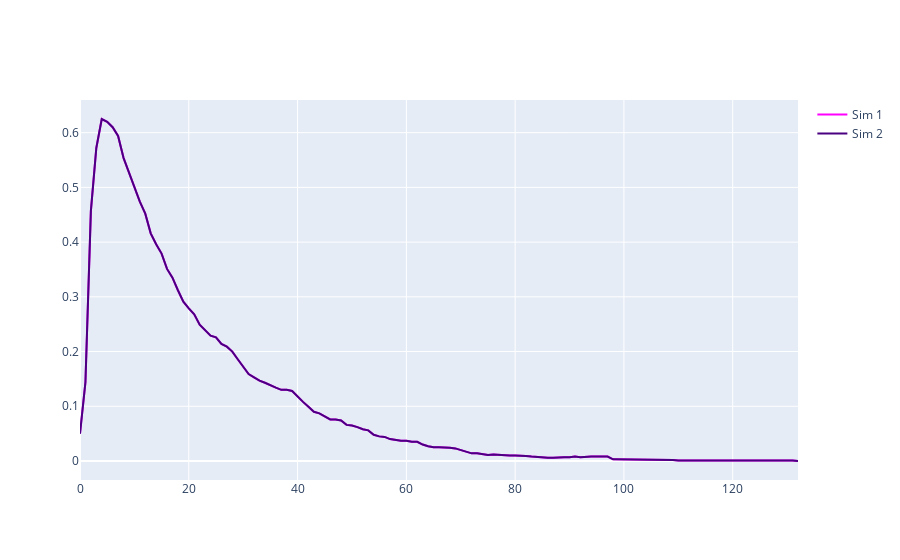

Notebook cell for this chart:
### Code cell
df_1 = simulate_pandemic(graph_model='scale_free', seed=13)
df_2 = simulate_pandemic(graph_model='scale_free', seed=13)

import plotly.graph_objects as go

fig = go.Figure()
x1 = df_1.index.to_list()
x2 = df_2.index.to_list()

y1 = df_1['infected']
y2 = df_2['infected']

fig.add_trace(go.Scatter(x=x1, y=y1,
    fill=None,
    mode='lines',
    line_color='magenta',
     name="Sim 1"
    ))


fig.add_trace(go.Scatter(x=x2, y=y2,
    fill=None,
    mode='lines',
    line_color='indigo',
     name="Sim 2"
    ))

### Figure 1 — Plotly figure (JSON) as saved in the notebook; plotly's stock layout.template omitted (floating-point values rounded to 4 significant figures; data arrays with more than 128 entries replaced by an {"elided": "..."} marker saying what was removed)
{"data": [{"line": {"color": "magenta"}, "mode": "lines", "name": "Sim 1", "type": "scatter", "x": {"elided": "133 int values"}, "y": {"elided": "133 float values"}}, {"line": {"color": "indigo"}, "mode": "lines", "name": "Sim 2", "type": "scatter", "x": {"elided": "133 int values"}, "y": {"elided": "133 float values"}}], "layout": {}}
